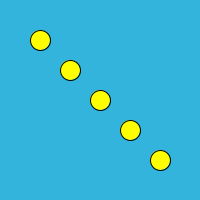
Frame 1 (no input)
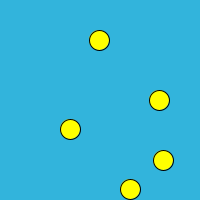
Frame 60 (the mouse pressed at the canvas centre just before this capture)
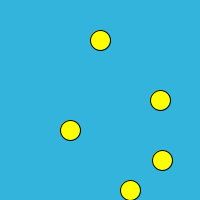
Frame 120 (the mouse held since frame 60 and released just before this capture)

The Processing sketch that drew these frames (run headless with seeded random() and noise(); from frame 60 on, the mouse is pressed at the canvas centre):

// Processing sketch: processing_91183
// ── processing_91183.pde

int [] anIntArray = {30, 60, 90, 120, 150};
int [] speedArray = {1, 1, 1, 1, 1};
void setup()
{
  size(200, 200);
  background(255, 0, 0);
  frameRate(120);
}
void draw()
{ 
  background(50,180, 220);
  fill(255, 255, 0);
  ellipseMode(CORNER);
  ellipse(anIntArray[0], 30, 20, 20);
  ellipse(60, anIntArray[1], 20, 20);
  ellipse(anIntArray[2], 90, 20, 20);
  ellipse(120, anIntArray[3], 20, 20);
  ellipse(anIntArray[4], 150, 20, 20);
  
  if(mouseX >180 || mouseX < 20 || mouseY > 180)  
  {
  anIntArray[0] = anIntArray[0] + speedArray[0];
  anIntArray[1] = anIntArray[1] + speedArray[1];
  anIntArray[2] = anIntArray[2] + speedArray[2];
  anIntArray[3] = anIntArray[3] + speedArray[3];
  anIntArray[4] = anIntArray[4] + speedArray[4];
  if (anIntArray[0] > 180 || anIntArray[0] < 0)
  speedArray[0] = speedArray[0]*-1;
  if (anIntArray[1] > 180 || anIntArray[1] < 0)
  speedArray[1] = speedArray[1]*-1;
  if (anIntArray[2] > 180 || anIntArray[2] < 0)
  speedArray[2] = speedArray[2]*-1;
  if (anIntArray[3] > 180 || anIntArray[3] < 0)
  speedArray[3] = speedArray[3]*-1;
  if (anIntArray[4] > 180 || anIntArray[4] < 0)
  speedArray[4] = speedArray[4]*-1;
 
  }
}
